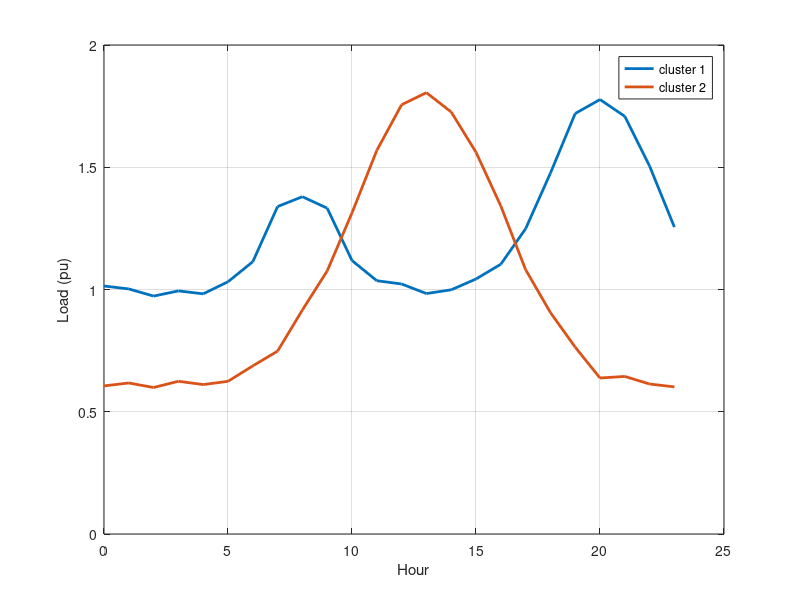

Reproduce this figure in MATLAB.
% Day 102 · Machine Learning in MATLAB — k-means clustering of daily load profiles from scratch
% Run: open this file in MATLAB and press Run (or type example_3 in the Command Window)

rng(3);
h = 0:23;
residential = 1 + 0.8*exp(-(h - 20).^2/8) + 0.4*exp(-(h - 8).^2/4);
commercial  = 0.6 + 1.2*exp(-(h - 13).^2/18);
profiles = [residential + 0.1*randn(30, 24); commercial + 0.1*randn(30, 24)];
K = 2;
cent = profiles(randperm(60, K), :);
for iter = 1:50
    D = zeros(60, K);
    for c = 1:K
        D(:, c) = sum((profiles - cent(c, :)).^2, 2);
    end
    [~, label] = min(D, [], 2);
    new_cent = cent;
    for c = 1:K
        new_cent(c, :) = mean(profiles(label == c, :), 1);
    end
    if max(abs(new_cent(:) - cent(:))) < 1e-9, break; end
    cent = new_cent;
end
fprintf('Converged after %d iterations. Cluster sizes: %s\n', iter, mat2str(accumarray(label, 1)'));
[~, peak_hour] = max(cent, [], 2);
fprintf('Cluster peak hours: %s\n', mat2str(h(peak_hour)));
plot(h, cent', 'LineWidth', 2); xlabel('Hour'); ylabel('Load (pu)'); legend('cluster 1', 'cluster 2'); grid on
